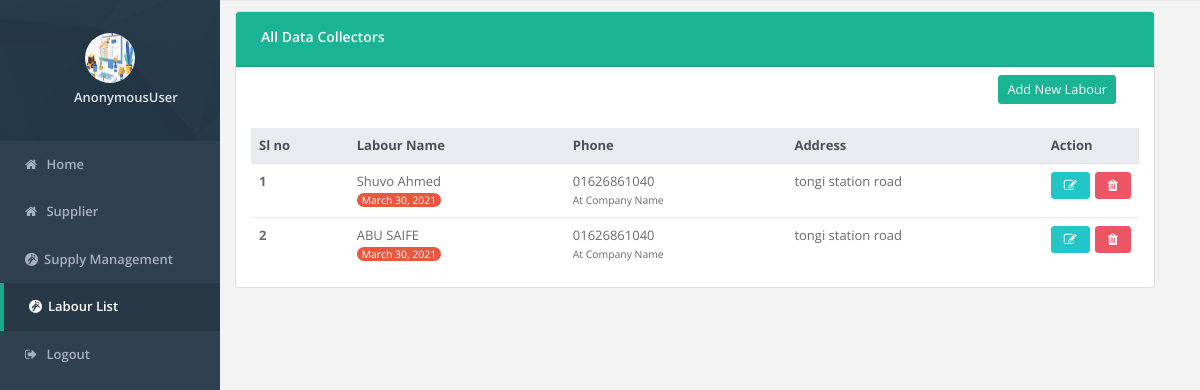
Page /supply/labour_list/ on the earlier database version.
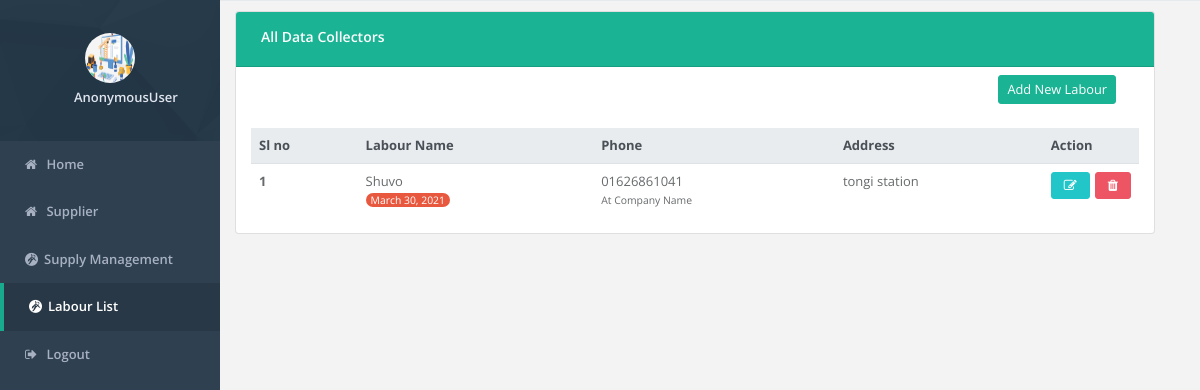
Same page on the later database version.
### supply_management/models.py (models this page shows, shortened)
class Labour(models.Model):
    name = models.CharField(max_length=200)
    phone = models.CharField(max_length=200)
    address = models.CharField(max_length=200)
    labour_type = models.ForeignKey(LabourTypes, on_delete=models.CASCADE)
    qualification = models.CharField(max_length=200)
    nid_number = models.CharField(max_length=200)
    photo = models.ImageField()
    created_date = models.DateField(auto_now_add=True)

### supply_management/views.py (the view)
# urls.py: path('labour_list/', views.labour_list, name="labour_list"),
def labour_list(request):
    labour_obj = Labour.objects.all()[::-1]
    context={
        "labour": labour_obj,
        'isact_labourlist': 'active'
    }
    return render(request, "labour/labour_list.html", context)

### templates/labour/labour_list.html (shortened to what this page needs)
{% include 'header.html' %}
{% load static %}
<div class="main-content" id="panel" style="margin-top:10px;">
    <div class="row">
        <div class="row container-fluid">
            <div class="col-md-12">
                <div class="card">
                    <div class="card-header bg-primary">
                        <div class="row align-items-center">
                            <h4 class="text-blod" style="padding-left:20px;">All Data Collectors</h4>
                        </div>
                    </div>
                    <div class="container-fluid">
                        <div class="col-md-12 mt-2 mb-4">
                            <div class="row align-items-center">
                                <div class="col-12">
                                    <div class="col-lg-offset-6">
                                        <a class="mr-2 btn btn-primary btn-sm float-right"
                                           href="{% url 'add_new_labour' %}">
                                            Add New Labour
                                        </a>
                                    </div>
                                </div>
                            </div>
                        </div>
                        <div class="table-responsive">
                            <table class="table align-items-center table-flush" id="surveyorList">
                                <thead class="thead-light">
                                <tr>
                                    <th data-sort="name">Sl no</th>
                                    <th data-sort="name">Labour Name</th>
                                    <th data-sort="name">Phone</th>
                                    <th data-sort="name">Address</th>
                                    <th>Action</th>
                                </tr>
                                </thead>
                                <tbody class="list">
                                {% for user in labour %}
                                    <tr>
                                        <th scope="row"><span class="name mb-0 text-sm">{{ forloop.counter }}</span>
                                        </th>
                                        <td>
                                            <span class="status">{{ user.name }}</span><br>
                                            <small style="color:#fff;background-color:#e8583f;border-radius: 10px;padding-left:5px;padding-right:5px;">{{ user.created_date }}</small>
                                        </td>
                                        <td>
                                            <span class="status">{{ user.phone }}</span><br>
                                            <small>At Company Name</small>
                                        </td>
                                        <td>
                                            <span class="status">{{ user.address }}</span>
                                        </td>
                                        <td style="width: 10%">
                                            <div class="btn-group">
                                                    <a href="{% url 'labour_update' id=user.id %}" style="margin-right: 5px;"><button class="btn btn-info fa fa-edit"></button></a>
                                                    <a href="" data-toggle="modal" id="{{ user.id }}" data-target="#surve_delete{{ user.id }}">
                                                        <button class="btn btn-danger fa fa-trash"></button>
                                                    </a>
                                            </div>
                                        </td>
                                    </tr>
                                {% endfor %}
                                </tbody>
                            </table>
                        </div>
                    </div>
                </div>
            </div>
        </div>
    </div>
</div>
{% include 'footer.html' %}

Differences in the rows shown:
removed Labour: name "ABU SAIFE", created_date "March 30, 2021", phone "01626861040", address "tongi station road"
changed Labour: name "Shuvo Ahmed" → "Shuvo"; phone "01626861040" → "01626861041"; address "tongi station road" → "tongi station"
